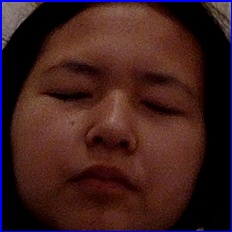
#> input picture data/user.1.0.jpg, 232 x 232 px; its folder holds 4 pictures in this run
$ python classifier.py
#> lines starting #> are read from the running program, lines starting #| are printed output that depends on the picture
import numpy as np
from PIL import Image
import os, cv2

def train_classifier(data_dir):
#> called with data_dir = 'data'
    path = [os.path.join(data_dir, f) for f in os.listdir(data_dir)] #stores all images file name in list
    faces = []
    ids = []

    for image in path:
        img = Image.open(image).convert('L') #converts image to grayscale
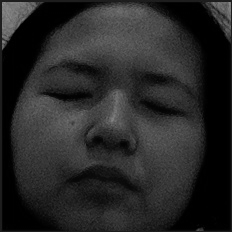
#> img: PIL image 232x232 L; min 0, max 148, mean 39.4
        imageNp = np.array(img, 'uint8') #converts image data to numpy format
        id = int(os.path.split(image)[1].split('.')[1])

        faces.append(imageNp)
        ids.append(id)
#> pass 2 of the loop in train_classifier, `for image in path:`:
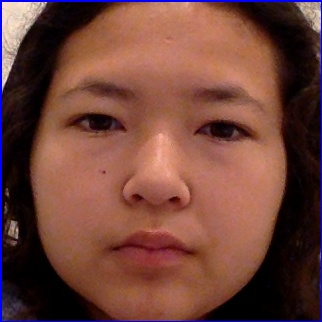
#> input picture data/user.1.1.jpg, 322 x 322 px
#> in train_classifier, `img = Image.open(image).convert('L')`:
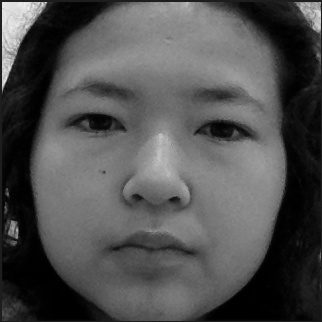
#> img: PIL image 322x322 L; min 0, max 241, mean 80.4
#> pass 3 of the loop in train_classifier, `for image in path:`:
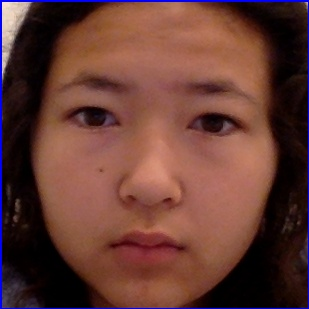
#> input picture data/user.1.10.jpg, 309 x 309 px
#> in train_classifier, `img = Image.open(image).convert('L')`:
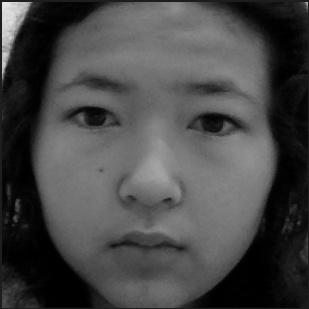
#> img: PIL image 309x309 L; min 0, max 230, mean 71.7
#> the loop made 4 passes; the first 3 are shown

    ids = np.array(ids)
    clf = cv2.face.LBPHFaceRecognizer_create() #makes a classifier
    clf.train(faces, ids) #makes points with faces and labels it using ids
    clf.write("classifier.yml")

train_classifier("data")
